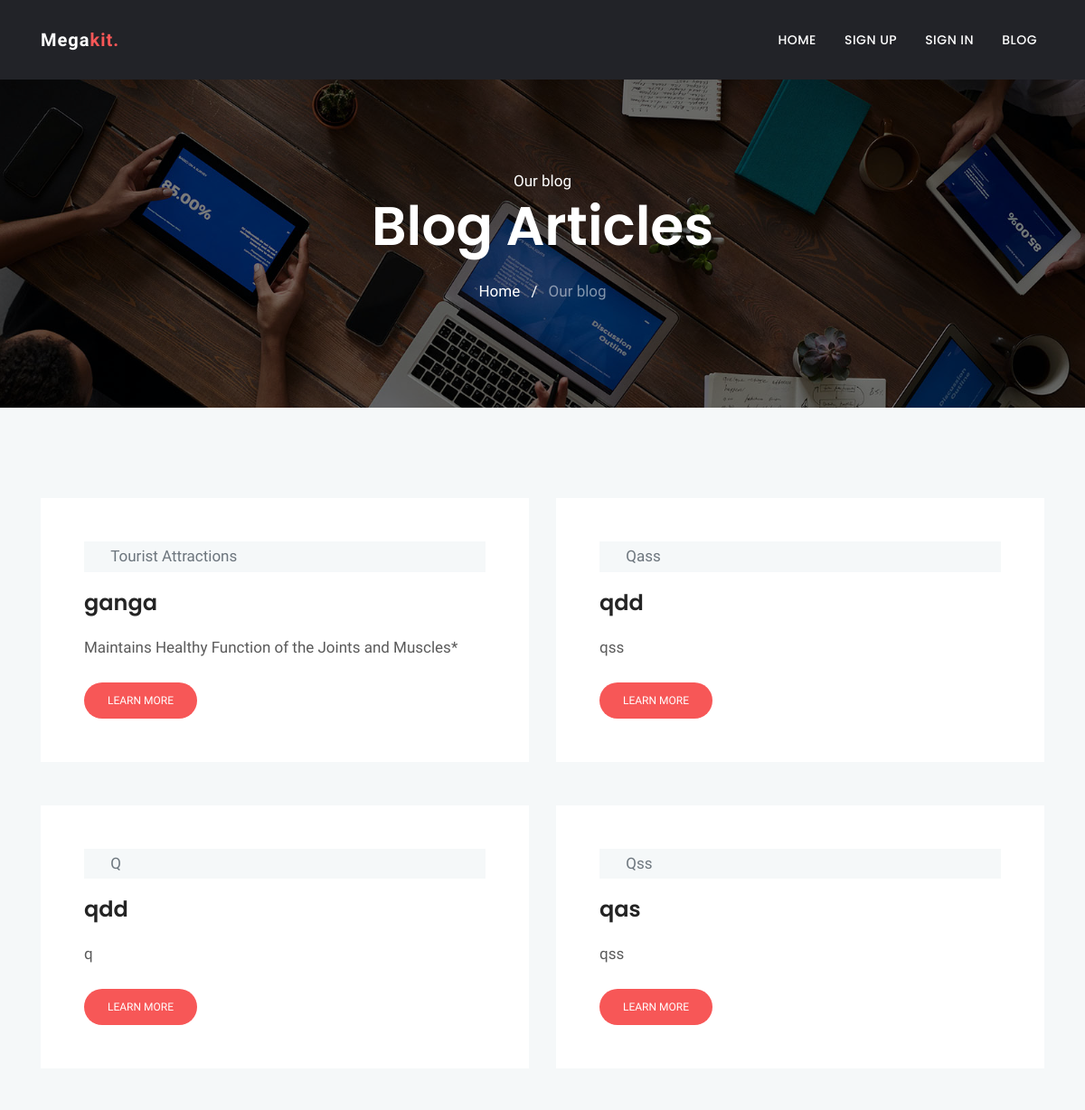
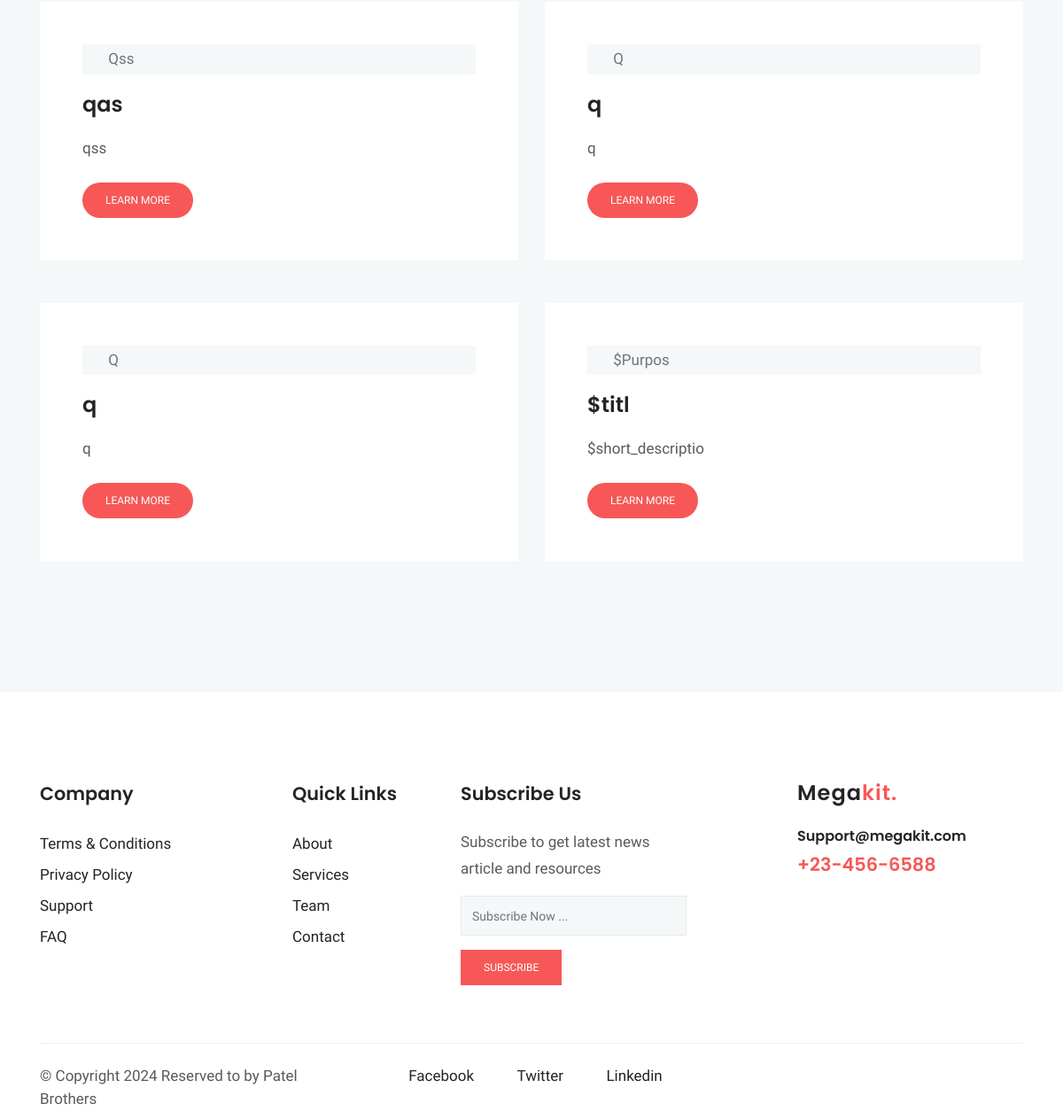
The page / on the database its author committed (2 pictures, top to bottom).
### tables this page shows
CREATE TABLE `blog` (
  `id` int(11) NOT NULL,
  `title` varchar(100) NOT NULL,
  `purpose` varchar(100) NOT NULL,
  `short_description` varchar(255) NOT NULL,
  `long_description` text NOT NULL,
  `created_at` timestamp NULL DEFAULT NULL,
  `updated_at` timestamp NULL DEFAULT NULL
);

### index.php (the view)
<?php include 'header.php'; ?>
<section class="page-title bg-1">
  <div class="container">
    <div class="row">
      <div class="col-md-12">
        <div class="block text-center">
          <span class="text-white">Our blog</span>
          <h1 class="text-capitalize mb-4 text-lg">Blog articles</h1>
          <ul class="list-inline">
            <li class="list-inline-item"><a href="#" class="text-white">Home</a></li>
            <li class="list-inline-item"><span class="text-white">/</span></li>
            <li class="list-inline-item"><a href="#" class="text-white-50">Our blog</a></li>
          </ul>
        </div>
      </div>
    </div>
  </div>
</section>
<section class="section blog-wrap bg-gray">
    <div class="container">
		<div class="row">
			<?php
				$sql="SELECT * FROM blog order by id desc limit 10";
				$res=mysqli_query($conn,$sql);
				if(mysqli_num_rows($res) > 0){
					foreach ($res as $row){
						?>
							<div class="col-lg-6 col-md-6 mb-5">
								<div class="blog-item-content bg-white p-5">
									<div class="blog-item-meta bg-gray py-1 px-2">
										<span class="text-muted text-capitalize mr-3"><i class="ti-pencil-alt mr-2"></i><?= $row['purpose']; ?></span>
									</div>
									<h3 class="mt-3 mb-3"><a href="blog-single.php?id=1"><?= $row['title']; ?></a></h3>
									<p class="mb-4"><?= $row['short_description']; ?></p>
									<a href="blog-single.php?id=<?= $row['id']; ?>" class="btn btn-small btn-main btn-round-full">Learn More</a>
								</div>
							</div>
						<?php
					}
				}
			?>
		</div>
    </div>
</section>
<?php include 'footer.php'; ?>

### header.php (shortened to what this page needs)
<!doctype html>
<html lang="en">
    <head>
    <link rel="stylesheet" href="web/plugins/bootstrap/css/bootstrap.min.css">
    <link rel="stylesheet" href="web/plugins/themify/css/themify-icons.css">
    <link rel="stylesheet" href="web/plugins/fontawesome/css/all.css">
    <link rel="stylesheet" href="web/plugins/magnific-popup/dist/magnific-popup.css">
    <link rel="stylesheet" href="web/plugins/slick-carousel/slick/slick.css">
    <link rel="stylesheet" href="web/plugins/slick-carousel/slick/slick-theme.css">
    <link rel="stylesheet" href="web/css/style.css">
</head>
<body>
<header class="navigation">
	<nav class="navbar navbar-expand-lg  py-4" id="navbar">
		<div class="container">
        <a class="navbar-brand" href="index.html">
        Mega<span>kit.</span>
        </a>
        <div class="collapse navbar-collapse text-center" id="navbarsExample09">
        <ul class="navbar-nav ml-auto">
            <li class="nav-item active">
            <a class="nav-link" href="index.php">Home <span class="sr-only">(current)</span></a>
            </li>
            <li class="nav-item"><a class="nav-link" href="register.php">Sign Up</a></li>
            <li class="nav-item"><a class="nav-link" href="login.php">Sign In</a></li>
            <li class="nav-item"><a class="nav-link" href="blog-grid.php">Blog</a></li>
                </ul>
            </div>
		</div>
	</nav>
</header>
<div class="main-wrapper ">

### footer.php (shortened to what this page needs)
      <footer class="footer section">
          <div class="container">
              <div class="row">
                  <div class="col-lg-3 col-md-6 col-sm-6">
                      <div class="widget">
                          <h4 class="text-capitalize mb-4">Company</h4>
                          <ul class="list-unstyled footer-menu lh-35">
                              <li><a href="#">Terms & Conditions</a></li>
                              <li><a href="#">Privacy Policy</a></li>
                              <li><a href="#">Support</a></li>
                              <li><a href="#">FAQ</a></li>
                          </ul>
                      </div>
                  </div>
                  <div class="col-lg-2 col-md-6 col-sm-6">
                      <div class="widget">
                          <h4 class="text-capitalize mb-4">Quick Links</h4>
                          <ul class="list-unstyled footer-menu lh-35">
                              <li><a href="#">About</a></li>
                              <li><a href="#">Services</a></li>
                              <li><a href="#">Team</a></li>
                              <li><a href="#">Contact</a></li>
                          </ul>
                      </div>
                  </div>
                  <div class="col-lg-3 col-md-6 col-sm-6">
                      <div class="widget">
                          <h4 class="text-capitalize mb-4">Subscribe Us</h4>
                          <p>Subscribe to get latest news article and resources  </p>
                          <form action="#" class="sub-form">
                              <input type="text" class="form-control mb-3" placeholder="Subscribe Now ...">
                              <a href="#" class="btn btn-main btn-small">subscribe</a>
                          </form>
                      </div>
                  </div>
                  <div class="col-lg-3 ml-auto col-sm-6">
                      <div class="widget">
                          <div class="logo mb-4">
                              <h3>Mega<span>kit.</span></h3>
                          </div>
                          <h6><a href="tel:+23-345-67890" >Support@megakit.com</a></h6>
                          <a href="mailto:support@gmail.com"><span class="text-color h4">+23-456-6588</span></a>
                      </div>
                  </div>
              </div>
              <div class="footer-btm pt-4">
                  <div class="row">
                      <div class="col-lg-4 col-md-12 col-sm-12">
                          <div class="copyright">
                              &copy; Copyright <?= date('Y'); ?> Reserved to <span class="text-color"></span> by Patel Brothers</a>
                          </div>
                      </div>
                      <div class="col-lg-4 col-md-12 col-sm-12 text-left text-lg-left">
                          <ul class="list-inline footer-socials">
                              <li class="list-inline-item"><a href="https://www.facebook.com/themefisher"><i class="ti-facebook mr-2"></i>Facebook</a></li>
                              <li class="list-inline-item"><a href="https://twitter.com/themefisher"><i class="ti-twitter mr-2"></i>Twitter</a></li>
                              <li class="list-inline-item"><a href="https://www.pinterest.com/themefisher/"><i class="ti-linkedin mr-2 "></i>Linkedin</a></li>
                          </ul>
                      </div>
                  </div>
              </div>
          </div>
      </footer>
  </div>
</body>
</html>

### web/css/style.css (style rules this page uses)
html { overflow-x: hidden; }
body { line-height: 1.5; font-family: "Hind", serif; -webkit-font-smoothing: antialiased; font-size: 17px; color: rgba(0, 0, 0, 0.65); }
h1, .h1, h2, .h2, h3, .h3, h4, .h4, h5, .h5, h6, .h6 { font-family: "Poppins", sans-serif; font-weight: 600; color: #242424; }
h1, .h1 { font-size: 2.5rem; }
h3, .h3 { font-size: 1.5rem; }
h4, .h4 { font-size: 1.3rem; line-height: 30px; }
h6, .h6 { font-size: 1rem; }
p { line-height: 30px; }
input[type="email"], input[type="password"], input[type="text"], input[type="tel"] { box-shadow: none; height: 45px; outline: none; font-size: 14px; }
.form-control { box-shadow: none; border-radius: 0; }
.btn { display: inline-block; font-size: 14px; font-size: 0.8125rem; font-weight: 400; padding: 1rem 2.5rem; text-transform: uppercase; border-radius: 0; transition: all 0.2s ease; }
.btn-main, .btn-transparent, .btn-small { background: #f75757; color: #fff; transition: all 0.2s ease; }
.btn-small { padding: 10px 25px; font-size: 12px; }
.btn-round-full { border-radius: 50px; }
.bg-gray { background: #f5f8f9; }
.section { padding: 100px 0; }
.overly, .page-title, .slider, .cta, .hero-img { position: relative; }
.overly:before, .page-title:before, .slider:before, .cta:before, .hero-img:before { content: ""; position: absolute; left: 0; top: 0; bottom: 0; right: 0; width: 100%; height: 100%; opacity: 0.5; background: #000; }
.text-color { color: #f75757; }
.text-lg { font-size: 3.75rem; }
a { color: #242424; text-decoration: none; }
.page-title { padding: 100px 0; }
.page-title .block h1 { color: #fff; }
#navbar { background: #222328; box-shadow: 0 1px 2px rgba(0, 0, 0, 0.05); }
#navbar li { padding-left: 15px; }
#navbar .nav-link { font-family: "Poppins", sans-serif; font-weight: 500; color: #fff; text-transform: uppercase; font-size: 14px; letter-spacing: .5px; transition: all .25s ease; }
.navbar-brand { color: #fff; font-weight: 600; letter-spacing: 1px; }
.navbar-brand span { color: #f75757; }
.bg-1 { background: url("../images/bg/home-2.jpg") no-repeat 50% 50%; background-size: cover; }
.blog-item-content h3 { line-height: 36px; }
.blog-item-content h3 a { transition: all .4s ease 0s; }
.widget { margin-bottom: 30px; padding-bottom: 35px; }
.footer { padding-bottom: 10px; }
.lh-35 { line-height: 35px; }
.logo { color: #242424; font-weight: 600; letter-spacing: 1px; }
.logo span { color: #f75757; }
.sub-form { position: relative; }
.sub-form .form-control { border: 1px solid rgba(0, 0, 0, 0.06); background: #f5f8f9; }
.footer-btm { border-top: 1px solid rgba(0, 0, 0, 0.06); }
.footer-socials li a { margin-left: 15px; }

### rows shown on the page
blog: purpose "Tourist Attractions", title "ganga", short_description "Maintains Healthy Function of the Joints and Muscles*"
blog: purpose "Qass", title "qdd", short_description "qss"
blog: purpose "Q", title "qdd", short_description "q"
blog: purpose "Qss", title "qas", short_description "qss"
blog: purpose "Qss", title "qas", short_description "qss"
blog: purpose "Q", title "q", short_description "q"
blog: purpose "Q", title "q", short_description "q"
blog: purpose "$purpos", title "$titl", short_description "$short_descriptio"
